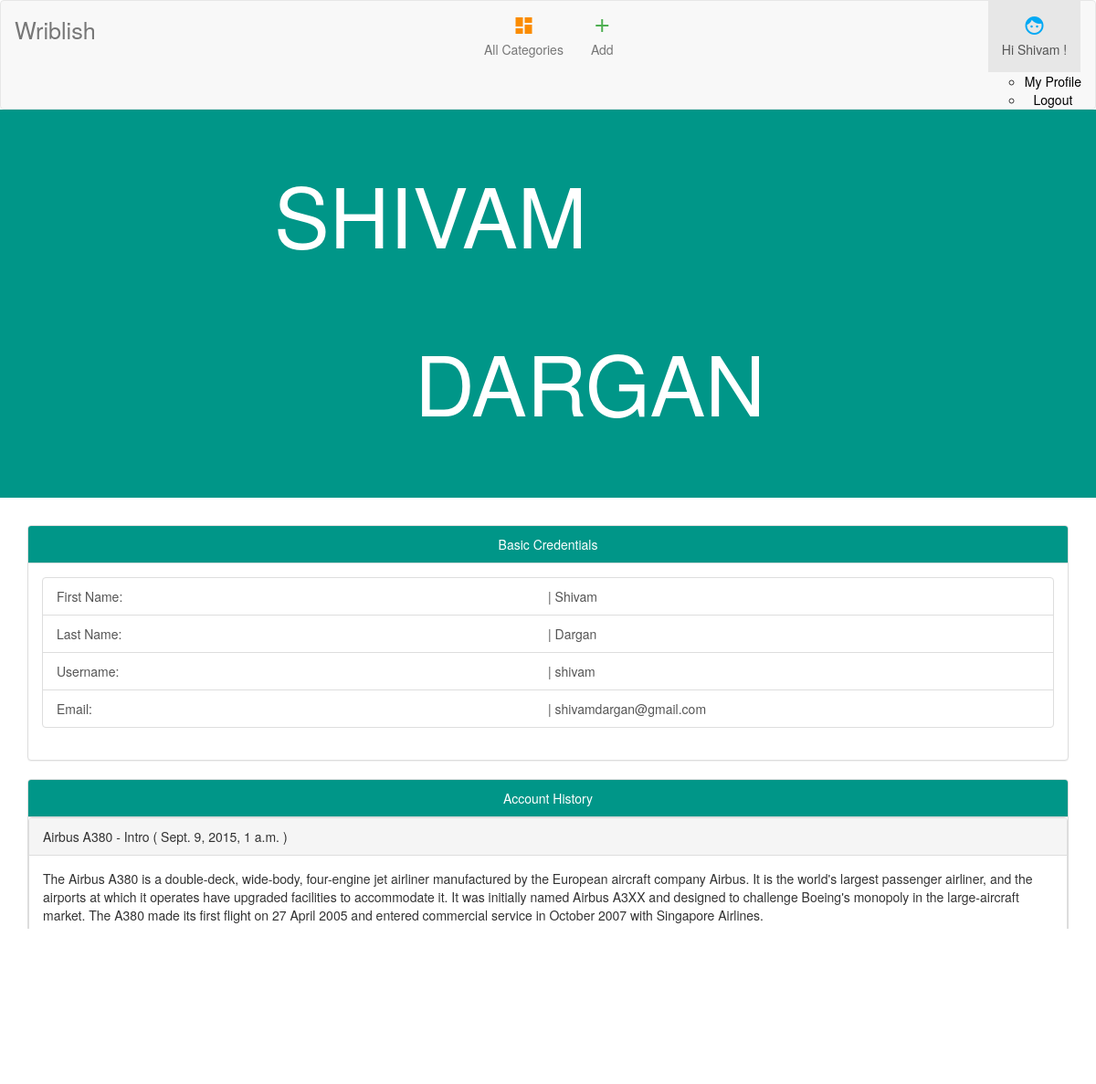
Page /myProfile/ (signed in) on the committed database.
### cms/models.py (models this page shows, shortened)
class Post(models.Model):
	heading=models.CharField(max_length=200)
	text = models.TextField()
	author = models.ForeignKey('auth.user')
	created_date = models.DateTimeField(default=timezone.now)
	published_date = models.DateTimeField(blank=True , null=True)
	topic = models.ForeignKey('Topic')

### cms/views.py (the view)
# urls.py: url(r'^myProfile/$',views.profileView, name='profileView'),
def profileView(request):
    if not request.user.is_authenticated():
        return HttpResponseRedirect("/login/")
    user=User.objects.get(username=request.session['user_idname'])
    context={'user':user}
    return render(request,'cms/profileView.html',context)

### cms/templates/cms/profileView.html (shortened to what this page needs)
<!DOCTYPE html>
<html>
<head>
  <link rel="stylesheet" href="http://maxcdn.bootstrapcdn.com/bootstrap/3.3.5/css/bootstrap.min.css">
  <link rel="stylesheet" href="https://storage.googleapis.com/code.getmdl.io/1.0.0/material.red-blue.min.css" />
  </head>
  <body>
  	<nav class="navbar navbar-default">
  <div class="container-fluid">
    <div class="navbar-header">
      <a class="navbar-brand mybrand" href="{% url 'cms:home' %}"><div>Wriblish</div></a>
    </div>
    <div class="collapse navbar-collapse" id="myNavbar">
      <ul class="nav navbar-nav">
        <li><a href="{% url 'cms:home' %}"><i class="material-icons orange600">dashboard</i> <div>All Categories</div></a></li>
        <li><a href="#"><i class="material-icons green500">add</i> </span><div> Add</div></a></li>
      </ul>
      <ul class="nav navbar-nav navbar-right">
		<li class="dropdown active">
		<a class="dropdown-toggle" id="demo-menu-lower-right" data-toggle="dropdown" href="#"><i class="material-icons blue500">face</i><div>Hi {{ user.first_name }} !</div></a></li>
		<ul class="mdl-menu mdl-menu--bottom-right mdl-js-menu mdl-js-ripple-effect"
		    for="demo-menu-lower-right">
		  <li class="mdl-menu__item"><a href="{% url 'cms:profileView' %}" style="text-decoration:none; color:black;">My Profile</a></li>
		  <li class="mdl-menu__item"><a href="{% url 'cms:logout' %}" style="text-decoration:none; color:black">Logout</a></li>
		</ul>
      </ul>
    </div>
  </div>
</nav>
<div class="jumbotron" style="background-color:#009688">
	<div class="row">
	<div class="col-sm-3"></div>
	<div class="col-sm-8">
    <p class="firstname" style="color:white; font-size: 650%; text-transform:uppercase">{{ user.first_name }}</p>
    <p style="color:white; margin-left:20%; margin-top:7%; font-size: 650%; text-transform:uppercase">{{ user.last_name }}</p>
    </div>
    <div class="col-sm-1"></div>
    </div>
 </div>
    <div class="container">
    <div class="panel panel-default">
    <div class="panel-heading" style="background-color:#009688; text-align:center; color:white;">Basic Credentials</div>
  <div class="panel-body">
      <div class="list-group">
  <a class="list-group-item">
  <div class="row">
  <div class="col-sm-6">
  First Name:
  </div>
  <div class="col-sm-6">
  | {{ user.first_name }}
  </div>
  </div>
  </a>
  <a class="list-group-item">
  <div class="row">
  <div class="col-sm-6">
  Last Name:
  </div>
  <div class="col-sm-6">
  | {{ user.last_name }}
  </div>
  </div>
  </a>
  <a class="list-group-item">
    <div class="row">
  <div class="col-sm-6">
  Username:
  </div>
  <div class="col-sm-6">
  | {{ user.username }}
  </div>
  </div>
  </a>
  <a class="list-group-item">
    <div class="row">
  <div class="col-sm-6">
  Email:
  </div>
  <div class="col-sm-6">
  | {{ user.email }}
  </div>
  </div>
  </a>
</div>
    </div>
    </div>
</div>
<div class="container">
    <div class="panel panel-default">
    <div class="panel-heading" style="background-color:#009688; text-align:center; color:white;">Account History</div>
{%for post in user.post_set.all%}
    <div class="panel panel-default">
  <div class="panel-heading">{{post.heading}} ( {{post.published_date}} )</div>
  <div class="panel-body">{{post.text}}</div>
</div>
    {%endfor%}
    </div>
</div>
  <div style="width:101%;">
  	<footer class="mdl-mini-footer myfooter" style="margin-top:4%;">
      <div class="mdl-mini-footer--left-section">
      <div class="mdl-logo" style="padding-left:3%">Designed and developed by <a href="#" target="_blank">Sharad Dargan</a></div>
      <ul class="mdl-mini-footer--link-list">
      <li><a href="#">Help</a></li>
      <li><a href="#">Privacy &amp; Terms</a></li>
    </ul>
  </div>
</footer>
</div>
	</body>
	</html>

### cms/templates/cms/profileView.html (style rules this page uses)
@media screen and (min-width:768px) { .navbar .navbar-nav { display: inline-block; float: none; vertical-align: top; } }
@media screen and (min-width:768px) { .navbar .navbar-collapse { text-align: center; } }
@media screen and (min-width:768px) { .mybrand { font-size:180%; padding-top:20%; } }
@media screen and (min-width:768px) { .firstname { font-size: 48px; } }
.row { width: 100%; }
.navbar { margin-bottom: 0; }
.material-icons.orange600 { color: #FB8C00; }
.material-icons.green500 { color: #4CAF50; }
.material-icons.blue500 { color: #03A9F4 }
body { background-image: url("grey.png"); }

### rows in the picture
Post: heading "Airbus A380 - Intro", published_date "Sept. 9, 2015, 1 a.m.", text "The Airbus A380 is a double-deck, wide-body, four-engine jet airliner manufactured by the European aircraft company Airbus. It is the world's largest passenger airliner, and the airports at which it operates have upgraded facilities to accommodate it. It was initially named Airbus A3XX and designed to challenge Boeing's monopoly in the large-aircraft market. The A380 made its first flight on 27 April 2005 and entered commercial service in October 2007 with Singapore Airlines."

### other values in the picture
{{ user.first_name }} "Shivam"
{{ user.first_name }} "SHIVAM"
{{ user.last_name }} "DARGAN"
{{ user.last_name }} "Dargan"
{{ user.username }} "shivam"
{{ user.email }} "shivamdargan@gmail.com"
